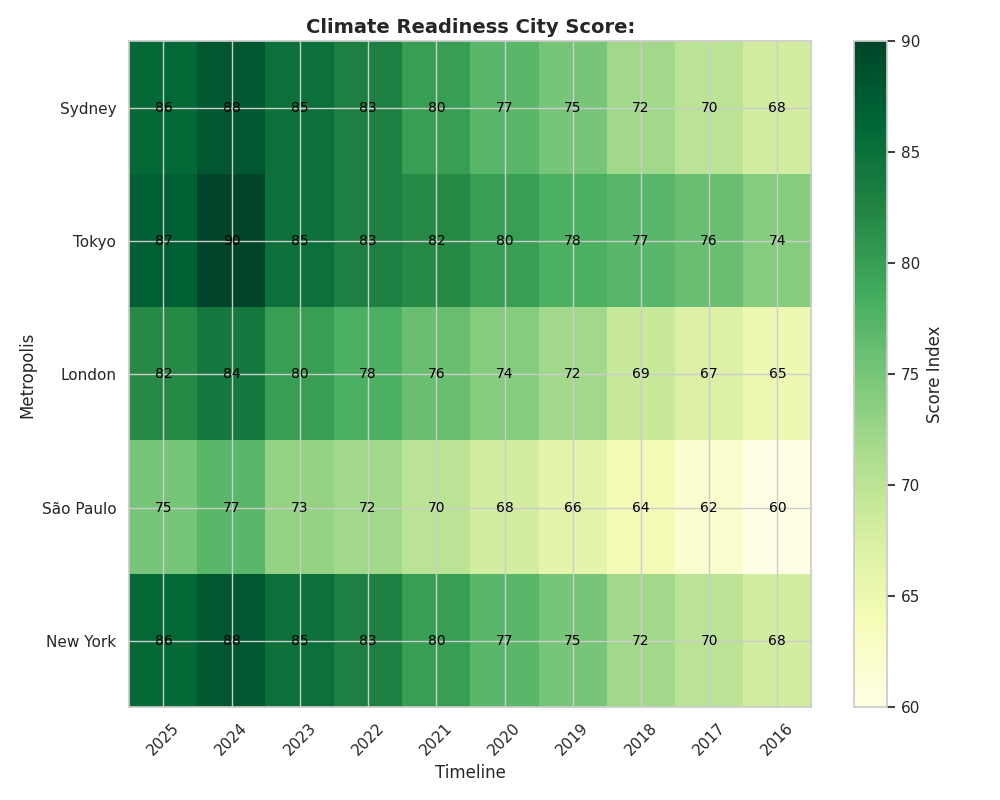

Generate this figure with Python:
import matplotlib.pyplot as plt
import numpy as np

cities = ['Sydney', 'Tokyo', 'London', 'São Paulo', 'New York']  # Shuffled city labels
years = np.arange(2025, 2015, -1)  # Reversed year labels

ucri_scores = np.array([
    [86, 88, 85, 83, 80, 77, 75, 72, 70, 68],  # Sydney scores matching the row position
    [87, 90, 85, 83, 82, 80, 78, 77, 76, 74],  # Tokyo scores matching the row position
    [82, 84, 80, 78, 76, 74, 72, 69, 67, 65],  # London scores matching the row position
    [75, 77, 73, 72, 70, 68, 66, 64, 62, 60],  # São Paulo scores matching the row position
    [86, 88, 85, 83, 80, 77, 75, 72, 70, 68]   # New York scores matching the row position
])

fig, ax = plt.subplots(figsize=(10, 8))
cax = ax.imshow(ucri_scores, cmap='YlGn', aspect='auto')

ax.set_xticks(np.arange(len(years)))
ax.set_yticks(np.arange(len(cities)))
ax.set_xticklabels(years)
ax.set_yticklabels(cities)
ax.set_xlabel('Timeline', fontsize=12)  # Randomly changed label
ax.set_ylabel('Metropolis', fontsize=12)  # Randomly changed label
ax.set_title('Climate Readiness City Score:', fontsize=14, fontweight='bold')  # Randomly changed title

plt.xticks(rotation=45)

cbar = fig.colorbar(cax)
cbar.set_label('Score Index', fontsize=12)  # Randomly changed label

# Annotate cells with scores
for i in range(len(cities)):
    for j in range(len(years)):
        ax.text(j, i, ucri_scores[i, j], va='center', ha='center', color='black', fontsize=10)

plt.tight_layout()
plt.show()
